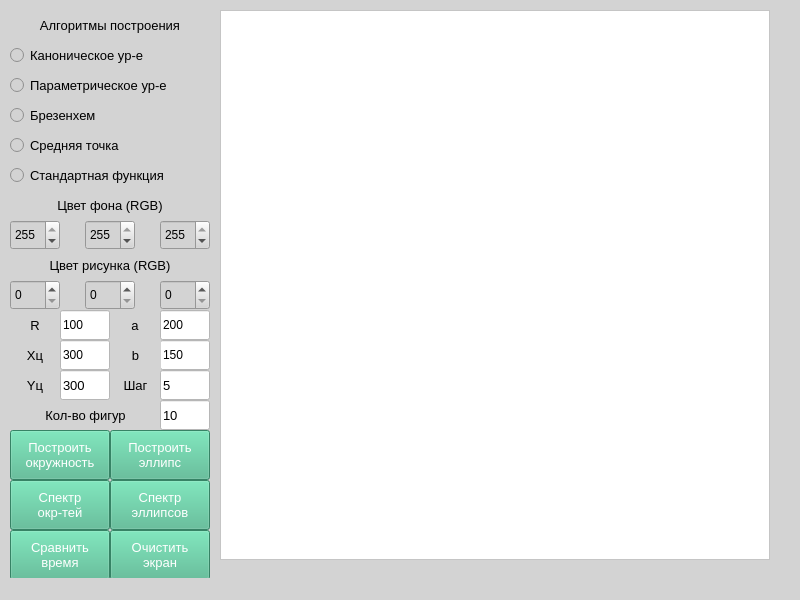
<?xml version="1.0" encoding="UTF-8"?>
<ui version="4.0">
 <class>MainWindow</class>
 <widget class="QMainWindow" name="MainWindow">
  <property name="geometry">
   <rect>
    <x>0</x>
    <y>0</y>
    <width>800</width>
    <height>600</height>
   </rect>
  </property>
  <property name="windowTitle">
   <string>MainWindow</string>
  </property>
  <property name="styleSheet">
   <string notr="true">background-color: rgb(211, 211, 211);</string>
  </property>
  <widget class="QWidget" name="centralwidget">
   <widget class="QLabel" name="label">
    <property name="geometry">
     <rect>
      <x>10</x>
      <y>10</y>
      <width>200</width>
      <height>30</height>
     </rect>
    </property>
    <property name="font">
     <font>
      <pointsize>10</pointsize>
     </font>
    </property>
    <property name="text">
     <string>Алгоритмы построения</string>
    </property>
    <property name="alignment">
     <set>Qt::AlignCenter</set>
    </property>
   </widget>
   <widget class="QRadioButton" name="CanonicButton">
    <property name="geometry">
     <rect>
      <x>10</x>
      <y>40</y>
      <width>200</width>
      <height>30</height>
     </rect>
    </property>
    <property name="font">
     <font>
      <pointsize>10</pointsize>
     </font>
    </property>
    <property name="text">
     <string>Каноническое ур-е</string>
    </property>
   </widget>
   <widget class="QRadioButton" name="ParametricButton">
    <property name="geometry">
     <rect>
      <x>10</x>
      <y>70</y>
      <width>200</width>
      <height>30</height>
     </rect>
    </property>
    <property name="font">
     <font>
      <pointsize>10</pointsize>
     </font>
    </property>
    <property name="text">
     <string>Параметрическое ур-е</string>
    </property>
   </widget>
   <widget class="QRadioButton" name="BrezenhemButton">
    <property name="geometry">
     <rect>
      <x>10</x>
      <y>100</y>
      <width>200</width>
      <height>30</height>
     </rect>
    </property>
    <property name="font">
     <font>
      <pointsize>10</pointsize>
     </font>
    </property>
    <property name="text">
     <string>Брезенхем</string>
    </property>
   </widget>
   <widget class="QRadioButton" name="MiddlePointButton">
    <property name="geometry">
     <rect>
      <x>10</x>
      <y>130</y>
      <width>200</width>
      <height>30</height>
     </rect>
    </property>
    <property name="font">
     <font>
      <pointsize>10</pointsize>
     </font>
    </property>
    <property name="text">
     <string>Средняя точка</string>
    </property>
   </widget>
   <widget class="QRadioButton" name="StandartFunctionButton">
    <property name="geometry">
     <rect>
      <x>10</x>
      <y>160</y>
      <width>200</width>
      <height>30</height>
     </rect>
    </property>
    <property name="font">
     <font>
      <pointsize>10</pointsize>
     </font>
    </property>
    <property name="text">
     <string>Стандартная функция</string>
    </property>
   </widget>
   <widget class="QGraphicsView" name="graphicsView">
    <property name="geometry">
     <rect>
      <x>220</x>
      <y>10</y>
      <width>550</width>
      <height>550</height>
     </rect>
    </property>
    <property name="styleSheet">
     <string notr="true">background-color: rgb(255, 255, 255);</string>
    </property>
   </widget>
   <widget class="QLabel" name="label_2">
    <property name="geometry">
     <rect>
      <x>10</x>
      <y>190</y>
      <width>200</width>
      <height>30</height>
     </rect>
    </property>
    <property name="font">
     <font>
      <pointsize>10</pointsize>
     </font>
    </property>
    <property name="styleSheet">
     <string notr="true"/>
    </property>
    <property name="text">
     <string>Цвет фона (RGB)</string>
    </property>
    <property name="alignment">
     <set>Qt::AlignCenter</set>
    </property>
   </widget>
   <widget class="QLabel" name="label_3">
    <property name="geometry">
     <rect>
      <x>10</x>
      <y>250</y>
      <width>200</width>
      <height>30</height>
     </rect>
    </property>
    <property name="font">
     <font>
      <pointsize>10</pointsize>
     </font>
    </property>
    <property name="text">
     <string>Цвет рисунка (RGB)</string>
    </property>
    <property name="alignment">
     <set>Qt::AlignCenter</set>
    </property>
   </widget>
   <widget class="QLabel" name="label_4">
    <property name="geometry">
     <rect>
      <x>10</x>
      <y>310</y>
      <width>50</width>
      <height>30</height>
     </rect>
    </property>
    <property name="font">
     <font>
      <pointsize>10</pointsize>
     </font>
    </property>
    <property name="text">
     <string>R</string>
    </property>
    <property name="alignment">
     <set>Qt::AlignCenter</set>
    </property>
   </widget>
   <widget class="QLabel" name="label_5">
    <property name="geometry">
     <rect>
      <x>10</x>
      <y>340</y>
      <width>50</width>
      <height>30</height>
     </rect>
    </property>
    <property name="font">
     <font>
      <pointsize>10</pointsize>
     </font>
    </property>
    <property name="text">
     <string>Xц</string>
    </property>
    <property name="alignment">
     <set>Qt::AlignCenter</set>
    </property>
   </widget>
   <widget class="QLabel" name="label_6">
    <property name="geometry">
     <rect>
      <x>10</x>
      <y>370</y>
      <width>50</width>
      <height>30</height>
     </rect>
    </property>
    <property name="font">
     <font>
      <pointsize>10</pointsize>
     </font>
    </property>
    <property name="text">
     <string>Yц</string>
    </property>
    <property name="alignment">
     <set>Qt::AlignCenter</set>
    </property>
   </widget>
   <widget class="QLabel" name="label_7">
    <property name="geometry">
     <rect>
      <x>110</x>
      <y>310</y>
      <width>50</width>
      <height>30</height>
     </rect>
    </property>
    <property name="font">
     <font>
      <pointsize>10</pointsize>
     </font>
    </property>
    <property name="text">
     <string>a</string>
    </property>
    <property name="alignment">
     <set>Qt::AlignCenter</set>
    </property>
   </widget>
   <widget class="QLineEdit" name="Radius">
    <property name="geometry">
     <rect>
      <x>60</x>
      <y>310</y>
      <width>50</width>
      <height>30</height>
     </rect>
    </property>
    <property name="styleSheet">
     <string notr="true">background-color: rgb(255, 255, 255);</string>
    </property>
    <property name="text">
     <string>100</string>
    </property>
   </widget>
   <widget class="QLineEdit" name="XCenter">
    <property name="geometry">
     <rect>
      <x>60</x>
      <y>340</y>
      <width>50</width>
      <height>30</height>
     </rect>
    </property>
    <property name="styleSheet">
     <string notr="true">background-color: rgb(255, 255, 255);</string>
    </property>
    <property name="text">
     <string>300</string>
    </property>
   </widget>
   <widget class="QLineEdit" name="XAxelShaft">
    <property name="geometry">
     <rect>
      <x>160</x>
      <y>310</y>
      <width>50</width>
      <height>30</height>
     </rect>
    </property>
    <property name="styleSheet">
     <string notr="true">background-color: rgb(255, 255, 255);</string>
    </property>
    <property name="text">
     <string>200</string>
    </property>
   </widget>
   <widget class="QLineEdit" name="YAxelShaft">
    <property name="geometry">
     <rect>
      <x>160</x>
      <y>340</y>
      <width>50</width>
      <height>30</height>
     </rect>
    </property>
    <property name="styleSheet">
     <string notr="true">background-color: rgb(255, 255, 255);</string>
    </property>
    <property name="text">
     <string>150</string>
    </property>
   </widget>
   <widget class="QLabel" name="label_8">
    <property name="geometry">
     <rect>
      <x>110</x>
      <y>340</y>
      <width>51</width>
      <height>30</height>
     </rect>
    </property>
    <property name="font">
     <font>
      <pointsize>10</pointsize>
     </font>
    </property>
    <property name="text">
     <string>b</string>
    </property>
    <property name="alignment">
     <set>Qt::AlignCenter</set>
    </property>
   </widget>
   <widget class="QLineEdit" name="YCenter">
    <property name="geometry">
     <rect>
      <x>60</x>
      <y>370</y>
      <width>50</width>
      <height>30</height>
     </rect>
    </property>
    <property name="font">
     <font>
      <pointsize>10</pointsize>
     </font>
    </property>
    <property name="styleSheet">
     <string notr="true">background-color: rgb(255, 255, 255);</string>
    </property>
    <property name="text">
     <string>300</string>
    </property>
   </widget>
   <widget class="QPushButton" name="DrawCircleButton">
    <property name="geometry">
     <rect>
      <x>10</x>
      <y>430</y>
      <width>100</width>
      <height>50</height>
     </rect>
    </property>
    <property name="font">
     <font>
      <pointsize>10</pointsize>
     </font>
    </property>
    <property name="styleSheet">
     <string notr="true">color: white;
background-color: rgb( 75, 183, 141 );</string>
    </property>
    <property name="text">
     <string>Построить
окружность</string>
    </property>
   </widget>
   <widget class="QPushButton" name="DrawEllipsButton">
    <property name="geometry">
     <rect>
      <x>110</x>
      <y>430</y>
      <width>100</width>
      <height>50</height>
     </rect>
    </property>
    <property name="font">
     <font>
      <pointsize>10</pointsize>
     </font>
    </property>
    <property name="styleSheet">
     <string notr="true">color: white;
background-color: rgb( 75, 183, 141 );</string>
    </property>
    <property name="text">
     <string>Построить
эллипс</string>
    </property>
   </widget>
   <widget class="QPushButton" name="DrawSpectrEllipsButton">
    <property name="geometry">
     <rect>
      <x>110</x>
      <y>480</y>
      <width>100</width>
      <height>50</height>
     </rect>
    </property>
    <property name="font">
     <font>
      <pointsize>10</pointsize>
     </font>
    </property>
    <property name="styleSheet">
     <string notr="true">color: white;
background-color: rgb( 75, 183, 141 );</string>
    </property>
    <property name="text">
     <string>Спектр
эллипсов</string>
    </property>
   </widget>
   <widget class="QPushButton" name="DrawSpectrCircleButton">
    <property name="geometry">
     <rect>
      <x>10</x>
      <y>480</y>
      <width>100</width>
      <height>50</height>
     </rect>
    </property>
    <property name="font">
     <font>
      <pointsize>10</pointsize>
     </font>
    </property>
    <property name="styleSheet">
     <string notr="true">color: white;
background-color: rgb( 75, 183, 141 );</string>
    </property>
    <property name="text">
     <string>Спектр
окр-тей</string>
    </property>
   </widget>
   <widget class="QLabel" name="label_9">
    <property name="geometry">
     <rect>
      <x>110</x>
      <y>370</y>
      <width>51</width>
      <height>30</height>
     </rect>
    </property>
    <property name="font">
     <font>
      <pointsize>10</pointsize>
     </font>
    </property>
    <property name="text">
     <string>Шаг</string>
    </property>
    <property name="alignment">
     <set>Qt::AlignCenter</set>
    </property>
   </widget>
   <widget class="QLineEdit" name="Step">
    <property name="geometry">
     <rect>
      <x>160</x>
      <y>370</y>
      <width>50</width>
      <height>30</height>
     </rect>
    </property>
    <property name="font">
     <font>
      <pointsize>10</pointsize>
     </font>
    </property>
    <property name="styleSheet">
     <string notr="true">background-color: rgb(255, 255, 255);</string>
    </property>
    <property name="text">
     <string>5</string>
    </property>
   </widget>
   <widget class="QPushButton" name="CleareSceneButton">
    <property name="geometry">
     <rect>
      <x>110</x>
      <y>530</y>
      <width>100</width>
      <height>50</height>
     </rect>
    </property>
    <property name="font">
     <font>
      <pointsize>10</pointsize>
     </font>
    </property>
    <property name="styleSheet">
     <string notr="true">color: white;
background-color: rgb( 75, 183, 141 );</string>
    </property>
    <property name="text">
     <string>Очистить
экран</string>
    </property>
   </widget>
   <widget class="QSpinBox" name="RedBack">
    <property name="geometry">
     <rect>
      <x>10</x>
      <y>220</y>
      <width>50</width>
      <height>30</height>
     </rect>
    </property>
    <property name="maximum">
     <number>255</number>
    </property>
    <property name="value">
     <number>255</number>
    </property>
   </widget>
   <widget class="QSpinBox" name="GreenBack">
    <property name="geometry">
     <rect>
      <x>85</x>
      <y>220</y>
      <width>50</width>
      <height>30</height>
     </rect>
    </property>
    <property name="maximum">
     <number>255</number>
    </property>
    <property name="value">
     <number>255</number>
    </property>
   </widget>
   <widget class="QSpinBox" name="BlueBack">
    <property name="geometry">
     <rect>
      <x>160</x>
      <y>220</y>
      <width>50</width>
      <height>30</height>
     </rect>
    </property>
    <property name="maximum">
     <number>255</number>
    </property>
    <property name="value">
     <number>255</number>
    </property>
   </widget>
   <widget class="QSpinBox" name="RedFore">
    <property name="geometry">
     <rect>
      <x>10</x>
      <y>280</y>
      <width>50</width>
      <height>30</height>
     </rect>
    </property>
    <property name="maximum">
     <number>255</number>
    </property>
    <property name="value">
     <number>0</number>
    </property>
   </widget>
   <widget class="QSpinBox" name="GreenFore">
    <property name="geometry">
     <rect>
      <x>85</x>
      <y>280</y>
      <width>50</width>
      <height>30</height>
     </rect>
    </property>
    <property name="maximum">
     <number>255</number>
    </property>
    <property name="value">
     <number>0</number>
    </property>
   </widget>
   <widget class="QSpinBox" name="BlueFore">
    <property name="geometry">
     <rect>
      <x>160</x>
      <y>280</y>
      <width>50</width>
      <height>30</height>
     </rect>
    </property>
    <property name="maximum">
     <number>255</number>
    </property>
    <property name="value">
     <number>0</number>
    </property>
   </widget>
   <widget class="QLabel" name="label_10">
    <property name="geometry">
     <rect>
      <x>10</x>
      <y>400</y>
      <width>151</width>
      <height>30</height>
     </rect>
    </property>
    <property name="font">
     <font>
      <pointsize>10</pointsize>
     </font>
    </property>
    <property name="text">
     <string>Кол-во фигур</string>
    </property>
    <property name="alignment">
     <set>Qt::AlignCenter</set>
    </property>
   </widget>
   <widget class="QLineEdit" name="CountSteps">
    <property name="geometry">
     <rect>
      <x>160</x>
      <y>400</y>
      <width>50</width>
      <height>30</height>
     </rect>
    </property>
    <property name="font">
     <font>
      <pointsize>10</pointsize>
     </font>
    </property>
    <property name="styleSheet">
     <string notr="true">background-color: rgb(255, 255, 255);</string>
    </property>
    <property name="text">
     <string>10</string>
    </property>
   </widget>
   <widget class="QPushButton" name="CleareSceneButton_2">
    <property name="geometry">
     <rect>
      <x>10</x>
      <y>530</y>
      <width>100</width>
      <height>50</height>
     </rect>
    </property>
    <property name="font">
     <font>
      <pointsize>10</pointsize>
     </font>
    </property>
    <property name="styleSheet">
     <string notr="true">color: white;
background-color: rgb( 75, 183, 141 );</string>
    </property>
    <property name="text">
     <string>Сравнить
время</string>
    </property>
   </widget>
  </widget>
  <widget class="QMenuBar" name="menubar">
   <property name="geometry">
    <rect>
     <x>0</x>
     <y>0</y>
     <width>800</width>
     <height>26</height>
    </rect>
   </property>
  </widget>
  <widget class="QStatusBar" name="statusbar"/>
 </widget>
 <resources/>
 <connections/>
</ui>
